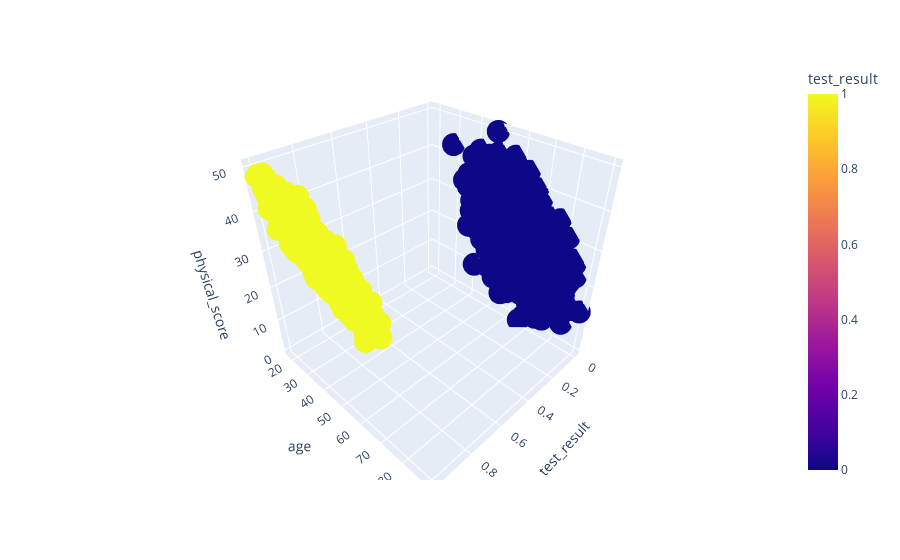

Write notebook code for a chart like this one.
### Markdown cell above
- age and test results are negatively correlated, as age increases, test results tends to decrease in our case towards 0 (failing the test)
-  physical score and test results are  positvly correlated, as the physical score  increases the test score increases as well, in our case towards 1 (passing the test)

### Code cell
# 3d scatterplot of , targt, age and physical score divided by target
pe.scatter_3d(df, x = 'test_result',y = 'age',z = 'physical_score',color = 'test_result')

### Figure 1 — Plotly figure (JSON) as saved in the notebook; plotly's stock layout.template omitted (floating-point values rounded to 4 significant figures; data arrays with more than 128 entries replaced by an {"elided": "..."} marker saying what was removed)
{"data": [{"hovertemplate": "test_result=%{marker.color}<br>age=%{y}<br>physical_score=%{z}<extra></extra>", "legendgroup": "", "marker": {"color": {"elided": "5000 int values"}, "coloraxis": "coloraxis", "symbol": "circle"}, "mode": "markers", "name": "", "scene": "scene", "showlegend": false, "type": "scatter3d", "x": {"elided": "5000 int values"}, "y": {"elided": "5000 int values"}, "z": {"elided": "5000 float values"}}], "layout": {"coloraxis": {"colorbar": {"title": {"text": "test_result"}}, "colorscale": [[0, "#0d0887"], [0.1111, "#46039f"], [0.2222, "#7201a8"], [0.3333, "#9c179e"], [0.4444, "#bd3786"], [0.5556, "#d8576b"], [0.6667, "#ed7953"], [0.7778, "#fb9f3a"], [0.8889, "#fdca26"], [1, "#f0f921"]]}, "legend": {"tracegroupgap": 0}, "margin": {"t": 60}, "scene": {"domain": {"x": [0, 1], "y": [0, 1]}, "xaxis": {"title": {"text": "test_result"}}, "yaxis": {"title": {"text": "age"}}, "zaxis": {"title": {"text": "physical_score"}}}}}
